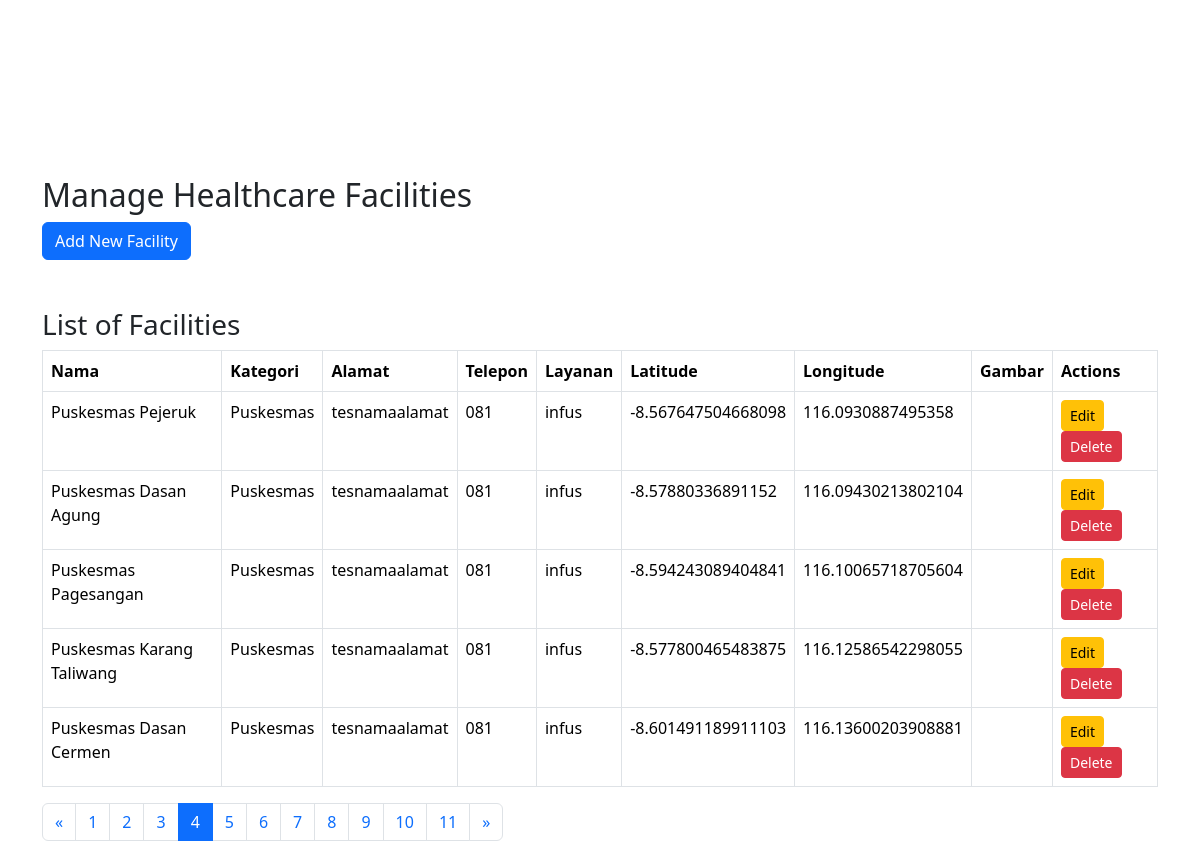
The page /admin/faskesadmin.php?page=4 on the database its author committed.
### tables this page shows
CREATE TABLE `faskes` (
  `id` int(11) NOT NULL,
  `nama` varchar(255) NOT NULL,
  `kategori` varchar(255) NOT NULL,
  `alamat` varchar(255) NOT NULL,
  `telepon` varchar(15) NOT NULL,
  `layanan` text NOT NULL,
  `latitude` double NOT NULL,
  `longitude` double NOT NULL,
  `gambar` varchar(255) DEFAULT NULL
);

### admin/fungsi.php (called while the page is built, shortened)
<?php
$conn = mysqli_connect("localhost", "root", "", "heals");
function query($query){
    global $conn;
    $result = mysqli_query($conn, $query);
    $rows = [];
    while($row = mysqli_fetch_assoc($result)){
        $rows[] = $row;
    }
    return $rows;
}
?>

### admin/faskesadmin.php (the view, shortened to what this page needs)
<?php
require 'fungsi.php';
$limit = 5;
$page = isset($_GET['page']) ? (int)$_GET['page'] : 1;
$offset = ($page - 1) * $limit;
$fasilitas = query("SELECT * FROM faskes LIMIT $limit OFFSET $offset");
$total_faskes = count(query("SELECT * FROM faskes"));
$total_pages = ceil($total_faskes / $limit);
?>
<!DOCTYPE html>
<html lang="en">
<head>
    <link href="https://cdn.jsdelivr.net/npm/bootstrap@5.3.3/dist/css/bootstrap.min.css" rel="stylesheet">
</head>
<body>
    <div class="sidebar">
        <nav class="navbar navbar-expand-lg navbar-dark flex-column">
            <a class="navbar-brand" href="#">Hello Admin</a>
            <div class="collapse navbar-collapse" id="navbarSupportedContent">
                <ul class="navbar-nav flex-column">
                    <li class="nav-item">
                        <a class="nav-link active" aria-current="page" href="#">Profile</a>
                    </li>
                    <li class="nav-item">
                        <a class="nav-link" href="manageUser.php">Manage user</a>
                    </li>
                    <li class="nav-item">
                        <a class="nav-link active" href="faskesadmin.php" aria-current="page"  aria-expanded="false">
                        </a>
                    </li>
                </ul>
            </div>
        </nav>
    </div>
    <div class="container">
        <h2>Manage Healthcare Facilities</h2>
        <button type="button" class="btn btn-primary" data-bs-toggle="modal" data-bs-target="#addModal">
            Add New Facility
        </button>
        <h3 class="mt-5">List of Facilities</h3>
        <table class="table table-bordered">
            <thead>
                <tr>
                    <th>Nama</th>
                    <th>Kategori</th>
                    <th>Alamat</th>
                    <th>Telepon</th>
                    <th>Layanan</th>
                    <th>Latitude</th>
                    <th>Longitude</th>
                    <th>Gambar</th>
                    <th>Actions</th>
                </tr>
            </thead>
            <tbody>
                <?php foreach ($fasilitas as $faskes) : ?>
                    <tr>
                        <td><?= $faskes['nama']; ?></td>
                        <td><?= $faskes['kategori']; ?></td>
                        <td><?= $faskes['alamat']; ?></td>
                        <td><?= $faskes['telepon']; ?></td>
                        <td><?= $faskes['layanan']; ?></td>
                        <td><?= $faskes['latitude']; ?></td>
                        <td><?= $faskes['longitude']; ?></td>
                        <td><?= $faskes['gambar']; ?></td>
                        <td>
                            <form action="faskesadmin.php" method="post" style="display:inline;">
                                <button type="button" class="btn btn-warning btn-sm" data-bs-toggle="modal" data-bs-target="#editModal" onclick="populateEditForm(<?= htmlspecialchars(json_encode($faskes)); ?>)">Edit</button>
                                <button type="submit" class="btn btn-danger btn-sm" name="delete">Delete</button>
                            </form>
                        </td>
                    </tr>
                <?php endforeach; ?>
            </tbody>
        </table>
        <nav aria-label="Page navigation">
            <ul class="pagination">
                <li class="page-item <?= $page <= 1 ? 'disabled' : '' ?>">
                    <a class="page-link" href="?page=<?= $page - 1 ?>" aria-label="Previous">
                        <span aria-hidden="true">&laquo;</span>
                    </a>
                </li>
                <?php for ($i = 1; $i <= $total_pages; $i++) : ?>
                    <li class="page-item <?= $i == $page ? 'active' : '' ?>">
                        <a class="page-link" href="?page=<?= $i ?>"><?= $i ?></a>
                    </li>
                <?php endfor; ?>
                <li class="page-item <?= $page >= $total_pages ? 'disabled' : '' ?>">
                    <a class="page-link" href="?page=<?= $page + 1 ?>" aria-label="Next">
                        <span aria-hidden="true">&raquo;</span>
                    </a>
                </li>
            </ul>
        </nav>
    </div>
</body>
</html>

### rows shown on the page
faskes: nama "Puskesmas Pejeruk", kategori "Puskesmas", alamat "tesnamaalamat", telepon "081", layanan "infus", latitude "-8.567647504668098", longitude "116.0930887495358"
faskes: nama "Puskesmas Dasan Agung", kategori "Puskesmas", alamat "tesnamaalamat", telepon "081", layanan "infus", latitude "-8.57880336891152", longitude "116.09430213802104"
faskes: nama "Puskesmas Pagesangan", kategori "Puskesmas", alamat "tesnamaalamat", telepon "081", layanan "infus", latitude "-8.594243089404841", longitude "116.10065718705604"
faskes: nama "Puskesmas Karang Taliwang", kategori "Puskesmas", alamat "tesnamaalamat", telepon "081", layanan "infus", latitude "-8.577800465483875", longitude "116.12586542298055"
faskes: nama "Puskesmas Dasan Cermen", kategori "Puskesmas", alamat "tesnamaalamat", telepon "081", layanan "infus", latitude "-8.601491189911103", longitude "116.13600203908881"
